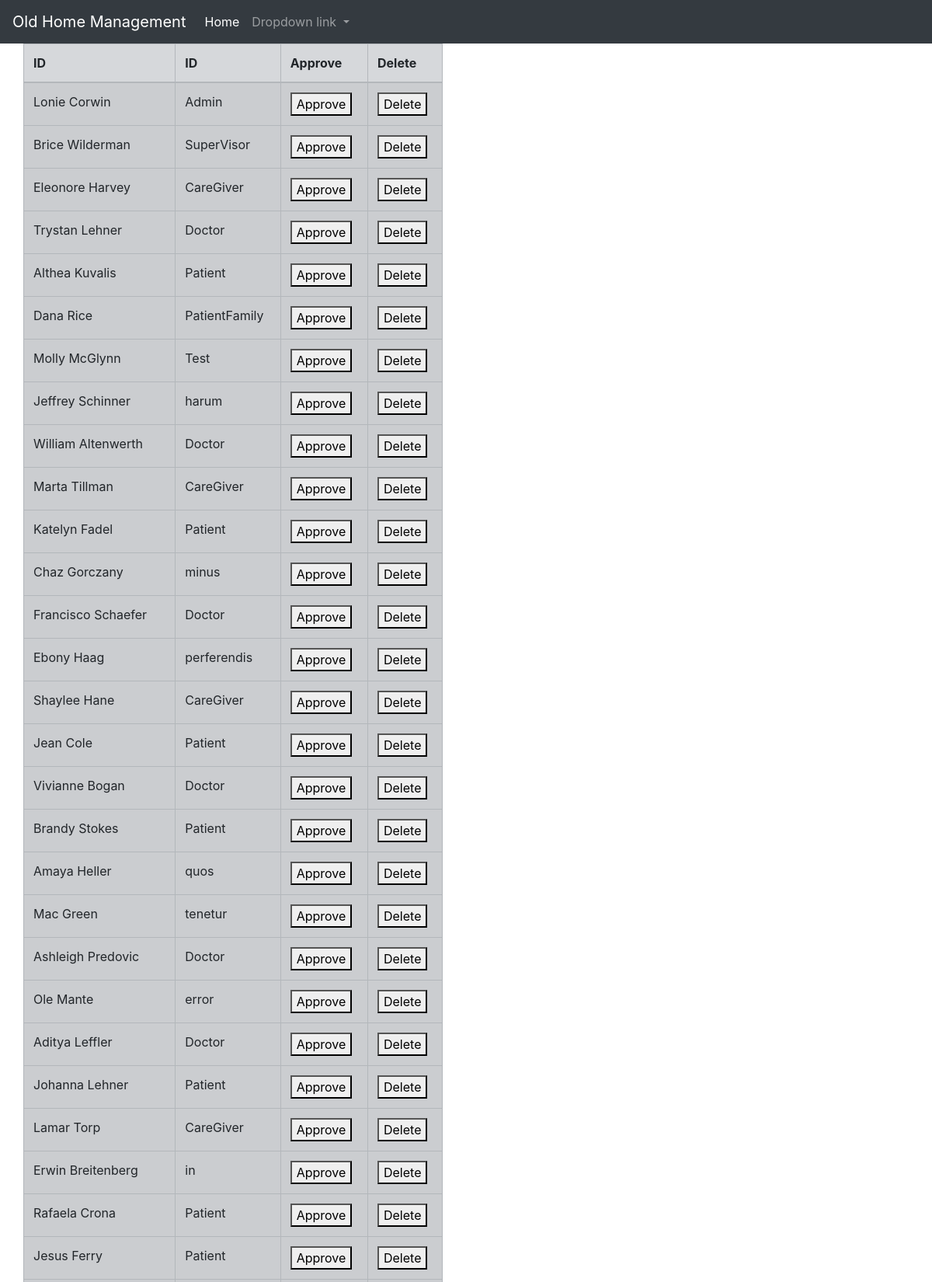
/reg_approval.php (upper part), run on the app's committed database.
### tables this page shows
CREATE TABLE `users` (
  `id` bigint(20) UNSIGNED NOT NULL,
  `role_id` bigint(20) UNSIGNED NOT NULL,
  `first_name` varchar(255) NOT NULL,
  `last_name` varchar(255) NOT NULL,
  `phone` varchar(255) NOT NULL,
  `email` varchar(255) NOT NULL,
  `date_of_birth` date NOT NULL,
  `password` varchar(255) NOT NULL,
  `approved` tinyint(1) NOT NULL,
  `created_at` timestamp NULL DEFAULT NULL,
  `updated_at` timestamp NULL DEFAULT NULL
);

CREATE TABLE `roles` (
  `id` bigint(20) UNSIGNED NOT NULL,
  `role_name` varchar(255) NOT NULL,
  `access_level` int(11) NOT NULL,
  `created_at` timestamp NULL DEFAULT NULL,
  `updated_at` timestamp NULL DEFAULT NULL
);

### reg_approval.php (the view, shortened to what this page needs)
<?php
 include_once "connection.php";
 include_once "main.php";
?>
<!DOCTYPE html>
<html lang="en">
<head>
    <link rel="stylesheet" href="https://stackpath.bootstrapcdn.com/bootstrap/4.5.2/css/bootstrap.min.css">
</head>
<body>
    <div class="container-fluid">
     <div class="row">
        <div class="col-md-6">
        <div class="container-fluid">
                <?php
                        $sql = "SELECT users.first_name,users.last_name,roles.role_name FROM users
                        join roles on roles.id = users.role_id
                        where approved=1";
                        $result = mysqli_query($conn, $sql);
                        if (mysqli_num_rows($result) > 0) {
                        ?>
                        <table class="table table-hover table-bordered table-striped table-secondary">
                        <thead>
                        <tr>
                        <th>ID</th>
                        <th>ID</th>
                        <th>Approve</th>
                        <th>Delete</th>
                        </tr>
                        </thead>
                        <?php
                            while($row = mysqli_fetch_assoc($result)) {
                            echo "<tr>";
                            echo "<td>" . $row['first_name']." ".$row['last_name'] . "</td>";
                            echo "<td>" . $row['role_name']. "</td>";
                            echo "<td>".
                            "<form method='post' action='details.php' >
                            <button type='submit' value='' name='pasa'>Approve</button>
                            </form>"
                            ."</td>";
                            echo "<td>".
                            "<form method='post' action='details.php' >
                            <button type='submit' value='' name='pasa'>Delete</button>
                            </form>"
                            ."</td>";
                            echo "<tr>";
                        }
                        ?>
                        </table>
                        <?php
                        } else {
                        echo "0 results";
                        }
                ?>
</div>
</div>
 </div>
</body>
</html>

### data on the page
users: first_name "Lonie", last_name "Corwin", role.role_name "Admin"
users: first_name "Brice", last_name "Wilderman", role.role_name "SuperVisor"
users: first_name "Eleonore", last_name "Harvey", role.role_name "CareGiver"
users: first_name "Trystan", last_name "Lehner", role.role_name "Doctor"
users: first_name "Althea", last_name "Kuvalis", role.role_name "Patient"
users: first_name "Dana", last_name "Rice", role.role_name "PatientFamily"
users: first_name "Molly", last_name "McGlynn", role.role_name "Test"
users: first_name "Jeffrey", last_name "Schinner", role.role_name "harum"
users: first_name "William", last_name "Altenwerth", role.role_name "Doctor"
users: first_name "Marta", last_name "Tillman", role.role_name "CareGiver"
users: first_name "Katelyn", last_name "Fadel", role.role_name "Patient"
users: first_name "Chaz", last_name "Gorczany", role.role_name "minus"
users: first_name "Francisco", last_name "Schaefer", role.role_name "Doctor"
users: first_name "Ebony", last_name "Haag", role.role_name "perferendis"
users: first_name "Shaylee", last_name "Hane", role.role_name "CareGiver"
users: first_name "Jean", last_name "Cole", role.role_name "Patient"
users: first_name "Vivianne", last_name "Bogan", role.role_name "Doctor"
users: first_name "Brandy", last_name "Stokes", role.role_name "Patient"
users: first_name "Amaya", last_name "Heller", role.role_name "quos"
users: first_name "Mac", last_name "Green", role.role_name "tenetur"
users: first_name "Ashleigh", last_name "Predovic", role.role_name "Doctor"
users: first_name "Ole", last_name "Mante", role.role_name "error"
users: first_name "Aditya", last_name "Leffler", role.role_name "Doctor"
users: first_name "Johanna", last_name "Lehner", role.role_name "Patient"
users: first_name "Lamar", last_name "Torp", role.role_name "CareGiver"
users: first_name "Erwin", last_name "Breitenberg", role.role_name "in"
users: first_name "Rafaela", last_name "Crona", role.role_name "Patient"
users: first_name "Jesus", last_name "Ferry", role.role_name "Patient"
